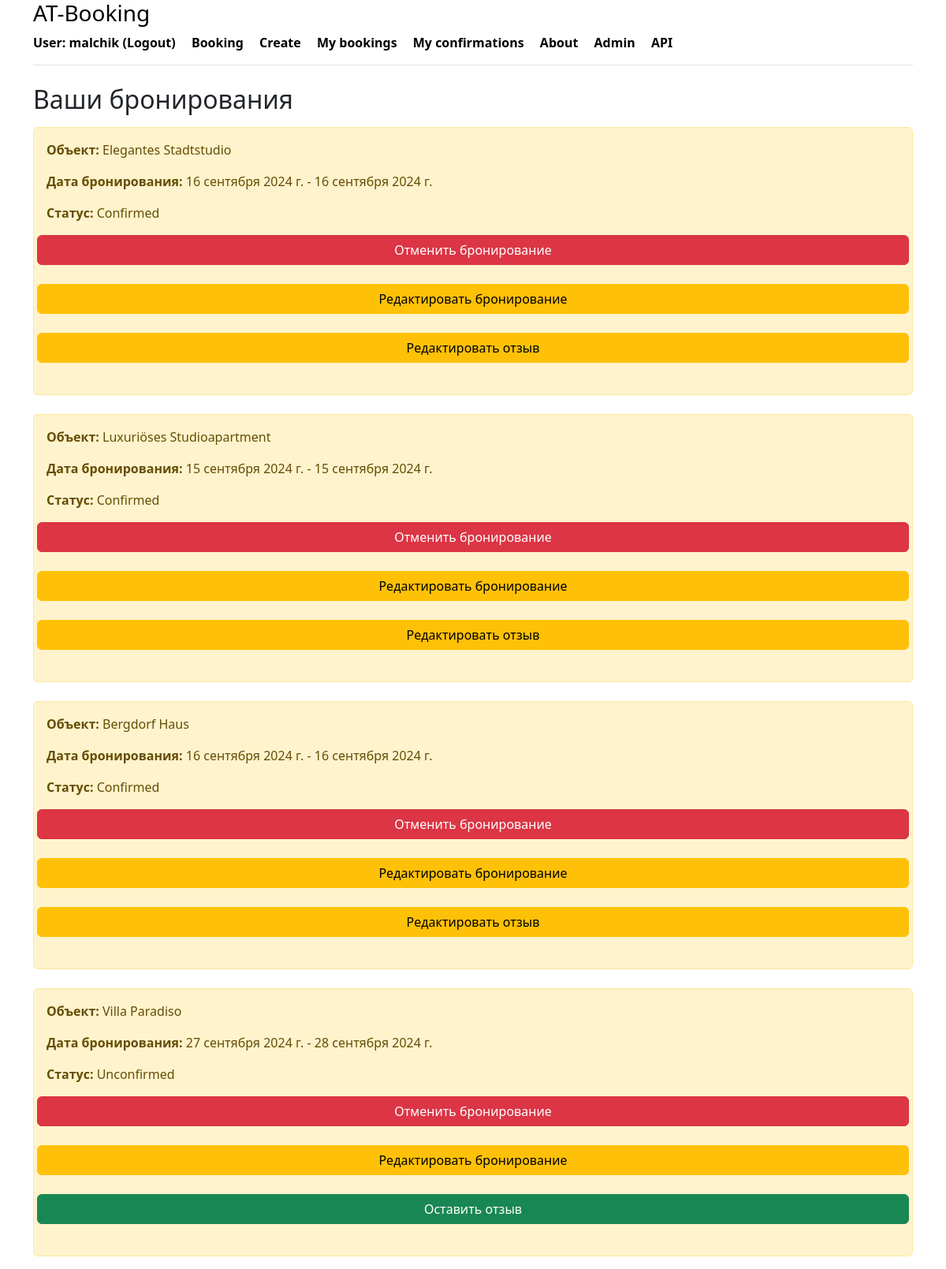
Screenshot of /my_bookings/ (signed in) with the database file from the repository.
### booking/models.py (models this page shows, shortened)
class Booking(models.Model):
    class BookingStatus(models.TextChoices):
        CONFIRMED = 'CONFIRMED', _('Confirmed')
        PENDING = 'PENDING', _('Pending confirmation')
        CANCELED = 'CANCELED', _('Canceled')
        UNCONFIRMED = 'UNCONFIRMED', _('Unconfirmed')
    status = models.CharField(
        _('Status'),
        max_length=20,
        choices=BookingStatus.choices,
        default=BookingStatus.UNCONFIRMED
    ) # Статус бронирования
    owner = models.ForeignKey(
        User,
        on_delete=models.CASCADE,
        related_name='bookings'
    ) # Пользователь, который забронировал
    created_at = models.DateTimeField(
        auto_now_add=True
    ) # Дата создания бронирования
    date_from = models.DateField(
        _('Booking from'),
        null=True,
        blank=True) # Дата начала бронирования
    date_to = models.DateField(
        _('Booking to'),
        null=True,
        blank=True) # Дата окончания бронирования
    housing = models.ForeignKey(
        Housing,
        on_delete=models.CASCADE,
        related_name='bookings'
    )  # Жилье, которое было забронировано
    class Meta:
        verbose_name_plural = _('bookings')
        verbose_name = _('booking')
        indexes = [
            models.Index(fields=['status']),
            models.Index(fields=['date_from', 'date_to']),
        ]

class Housing(models.Model):
    class HousingType(models.TextChoices):
        APARTMENT = 'APARTMENT', 'Квартира'
        HOUSE = 'HOUSE', 'Дом'
        STUDIO = 'STUDIO', 'Студия'
        CASTLE = 'CASTLE', 'Замок'
        HOTEL = 'HOTEL', 'Гостиница'
        VILLA = 'VILLA', 'Вилла'
        COTTAGE = 'COTTAGE', 'Коттедж'
    name = models.CharField(_('Name of object'), max_length=100)
    type = models.CharField(
        _('Type of object'),
        max_length=20,
        choices=HousingType.choices,
        default=HousingType.APARTMENT
    )
    country = models.CharField(_('Country'), max_length=50)
    post_code = models.CharField(_('Postal code'), max_length=10)
    city = models.CharField(_('City'), max_length=50)
    street = models.CharField(_('Street'), max_length=50, null=True, blank=True)
    house_number = models.CharField(_('House number'), max_length=50, null=True, blank=True)
    rooms = models.IntegerField(_('Number of rooms'))
    description = models.TextField(_('Description'))
    price = models.DecimalField(_('Price'), max_digits=10, decimal_places=2)
    owner = models.ForeignKey(User, on_delete=models.CASCADE, related_name='owner_housings')
    is_visible = models.BooleanField(default=True)
    created_at = models.DateTimeField(auto_now_add=True)
    views = models.IntegerField(default=0)  # Поле для хранения количества просмотров
    class Meta:
        verbose_name_plural = _('housings')
        verbose_name = _('housing')
        indexes = [
            models.Index(fields=['type']),
            models.Index(fields=['price']),
        ]

### booking/views.py (the view)
# urls.py: path('my_bookings/', my_bookings, name='my_bookings'),
@login_required
def my_bookings(request):
    bookings = Booking.objects.filter(owner=request.user)
    reviews = Review.objects.filter(owner=request.user).select_related('housing')
    housing_reviews = {review.housing.id: review for review in reviews}
    context = {
        'bookings': bookings,
        'housing_reviews': housing_reviews,
    }
    return render(request, 'booking/my_bookings.html', context)

### booking/templates/booking/my_bookings.html (shortened to what this page needs)
{% extends 'booking/base.html' %}
{% block content %}
    <h2>Ваши бронирования</h2>
        {% if bookings %}
            <ul class="list-group">
                {% for booking in bookings %}
                    <div class="alert alert-warning mt-2">
                        <p><strong>Объект:</strong> {{ booking.housing.name }}</p>
                        <p><strong>Дата бронирования:</strong> {{ booking.date_from }} - {{ booking.date_to }}</p>
                        <p><strong>Статус:</strong> {{ booking.get_status_display }}</p>
                        {% if booking.status != 'CANCELED' %}
                            <form method="post" action="{% url 'cancel_booking' booking.id %}">
                            <div class="row">
                                <button type="submit" class="btn btn-danger">Отменить бронирование</button>
                            </div>
                                <br>
                            <div class="row">
                                <a href="{% url 'edit_booking' booking.id %}" class="btn btn-warning">Редактировать бронирование</a>
                            </div>
                                <br>
                            <div class="row">
                                    {% if booking.housing.id in housing_reviews %}
                                    <a href="{% url 'edit_review' booking.housing.id %}" class="btn btn-warning">Редактировать отзыв</a>
                                    {% else %}
                                    <a href="{% url 'create_review' booking.housing.id %}" class="btn btn-success">Оставить отзыв</a>
                                    {% endif %}
                            </div>
                            </form>
                            <br>
                        {% else %}
                            <p>Это бронирование отменено</p>
                        {% endif %}
                    </div>
                {% endfor %}
            </ul>
        {% else %}
            <div class="alert alert-warning mt-2">
                <p>У вас нет бронирований.</p>
            </div>
        {% endif %}
{% endblock %}

### booking/templates/booking/base.html (shortened to what this page needs)
<!DOCTYPE html>
<html lang="ru">
<head>
    <link rel="stylesheet" href="https://cdn.jsdelivr.net/npm/bootstrap@5.3.3/dist/css/bootstrap.min.css">
</head>
<body>
<div class="container">
   <div class="d-flex flex-column flex-md-row align-items-center pb-3 mb-4 border-bottom">
       <a href="/" class="d-flex align-items-center link-body-emphasis text-decoration-none">
        <strong>
          <a class="link-body-emphasis text-decoration-none" href="{% url 'index' %}"><h3>AT-Booking</h3></a>
               {% if user.is_authenticated %}
                   <a class="me-3 py-2 link-body-emphasis text-decoration-none" href="{% url 'logout' %}">User: {{ user.username }} (Logout) </a>
               {% else %}
                   <a class="me-3 py-2 link-body-emphasis text-decoration-none" href="{% url 'login' %}">Login</a>
               {% endif %}
               <a class="me-3 py-2 link-body-emphasis text-decoration-none" href="{% url 'housing_list' %}">Booking</a>
               <a class="me-3 py-2 link-body-emphasis text-decoration-none" href="{% url 'create' %}">Create</a>
               <a class="me-3 py-2 link-body-emphasis text-decoration-none" href="{% url 'my_bookings' %}">My bookings</a>
                <a class="me-3 py-2 link-body-emphasis text-decoration-none" href="{% url 'my_confirmation' %}">My confirmations</a>
                <a class="me-3 py-2 link-body-emphasis text-decoration-none" href="{% url 'about' %}">About</a>
            <a class="me-3 py-2 link-body-emphasis text-decoration-none" href="/admin/">Admin</a>
               <a class="me-3 py-2 link-body-emphasis text-decoration-none" href="/api/">API</a>
        </strong>
   </div>
</div>
<div class="container">
    {% block content %}{% endblock %}
</div>
</body>
</html>

### rows the page displays
Booking: housing.name "Elegantes Stadtstudio", date_from "16 сентября 2024 г.", date_to "16 сентября 2024 г.", status "Confirmed", shows "Отменить бронирование", shows "Редактировать отзыв"
Booking: housing.name "Luxuriöses Studioapartment", date_from "15 сентября 2024 г.", date_to "15 сентября 2024 г.", status "Confirmed", shows "Отменить бронирование", shows "Редактировать отзыв"
Booking: housing.name "Bergdorf Haus", date_from "16 сентября 2024 г.", date_to "16 сентября 2024 г.", status "Confirmed", shows "Отменить бронирование", shows "Редактировать отзыв"
Booking: housing.name "Villa Paradiso", date_from "27 сентября 2024 г.", date_to "28 сентября 2024 г.", status "Unconfirmed", shows "Отменить бронирование", shows "Оставить отзыв"

### other values shown
{{ user.username }} "malchik"
